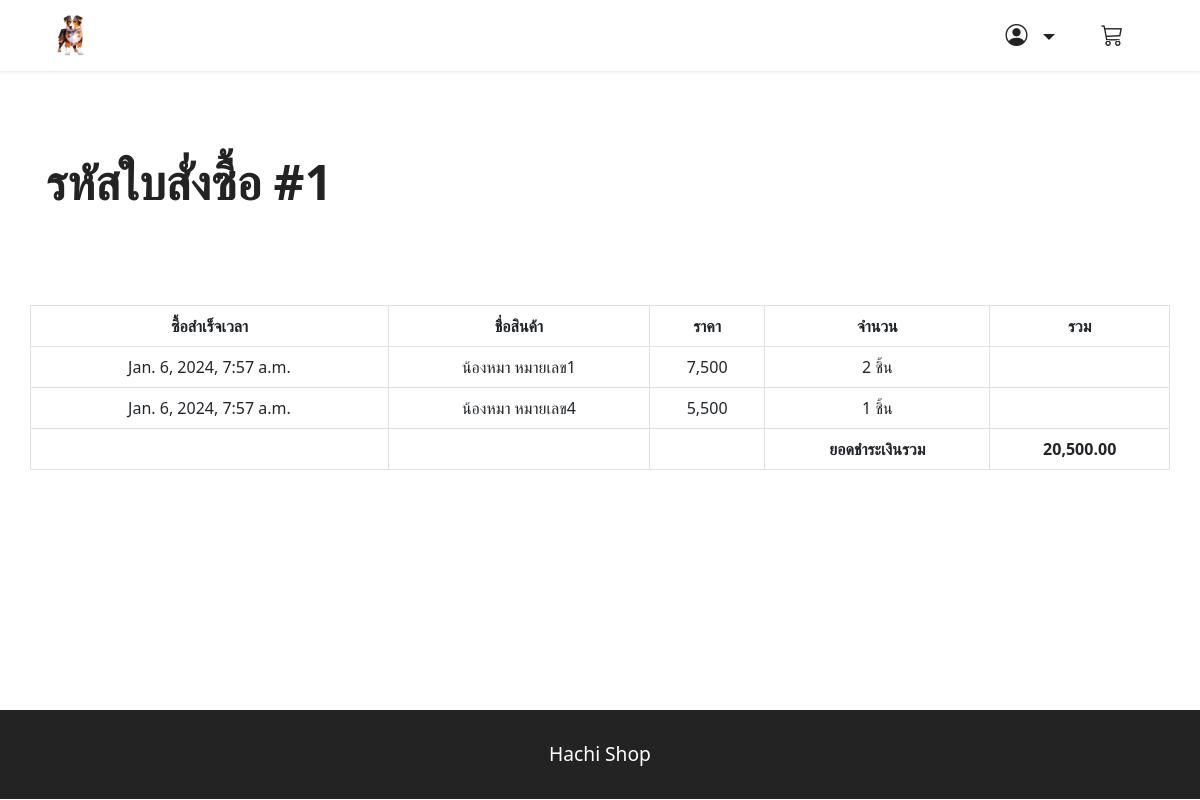
Page /orderdetails/1 (signed in) on the committed database.
### orderapp/models.py (models this page shows)
class Order(models.Model):
    fullname=models.CharField(max_length=255,blank=True)
    phone = models.CharField(max_length=50,blank=True)
    address = models.CharField(max_length=255,blank=True)
    total = models.DecimalField(max_digits=10,decimal_places=2)
    created = models.DateTimeField(auto_now_add=True)
    customer = models.ForeignKey(User,on_delete=models.CASCADE,default=None)

class OrderDetail(models.Model):
    product= models.CharField(max_length=255)
    price = models.DecimalField(max_digits=10,decimal_places=2)
    quantity = models.IntegerField()
    created = models.DateTimeField(auto_now_add=True)
    order = models.ForeignKey(Order,on_delete=models.CASCADE)

### orderapp/views.py (the view)
# urls.py: path('orderdetails/<order_id>',views.orderDetail)
@login_required(login_url='/login')
def orderDetail(request,order_id):
    order = Order.objects.get(id=order_id)
    if order.customer == request.user:
        order_items = OrderDetail.objects.filter(order=order)
        return render(request,'orderdetails.html',{'order':order,'order_items':order_items})
    else:
        return redirect('/orderhistory')

### orderapp/templates/orderdetails.html (shortened to what this page needs)
<!DOCTYPE html>
<html>
    {% load static %}
    {% load humanize %}
<head>
    <link href="https://cdn.jsdelivr.net/npm/bootstrap@5.0.2/dist/css/bootstrap.min.css" rel="stylesheet">
    <link rel="stylesheet" href="https://cdn.jsdelivr.net/npm/bootstrap-icons@1.10.5/font/bootstrap-icons.css">
    <link rel="stylesheet" href="{%static 'assets/dropdown/css/style.css' %}">
    <link rel="stylesheet" href="{%static 'assets/theme/css/style.css' %}">
    <link rel="stylesheet" href="{%static 'assets/custom/css/custom-style.css' %}" type="text/css">
</head>
<body>
    <section class="menu menu3 cid-tsEQosCCDP" id="menu3-0">
        <nav class="navbar navbar-dropdown navbar-fixed-top navbar-expand-lg">
            <div class="container">
                <div class="navbar-brand">
                    <span class="navbar-logo">
                        <a href="/">
                            <img src="{%static 'assets/images/logo.png' %}" style="height: 3rem;">
                        </a>
                    </span>
                </div>
                <div class="collapse navbar-collapse" id="navbarSupportedContent">
                    <ul class="navbar-nav nav-dropdown nav-right" data-app-modern-menu="true">
                        <li class="nav-item dropdown">
                            <a class="nav-link link text-black dropdown-toggle show display-4" data-toggle="dropdown-submenu" data-bs-toggle="dropdown" data-bs-auto-close="outside" aria-expanded="false">
                                <span class="bi bi-person-circle iconfont"></span>
                            </a>
                                {% if request.user.is_authenticated %}
                        </li>
                        <li class="nav-item">
                            <a class="nav-link link text-black show display-4" href="/cart">
                                <span class="bi bi-cart3 iconfont iconfont-btn"></span>
                            </a>
                        </li>
                                {% endif %}
                    </ul>
                </div>
            </div>
        </nav>
    </section>
    <section class="content2 cid-tsEQSCqggh" id="content2-2">
        <div class="container my-5">
            <div class="mbr-section-head">
                <h4 class="mbr-section-title mbr-fonts-style align-start mb-0 display-2">
                    <strong>รหัสใบสั่งซื้อ #{{order.id}}</strong>
                </h4>
            </div>
            <div class="row my-5">
                <table class="table text-center table-bordered my-5">
                    <thead>
                      <tr>
                        <th scope="col">ซื้อสำเร็จเวลา</th>
                        <th scope="col">ชื่อสินค้า</th>
                        <th scope="col">ราคา</th>
                        <th scope="col">จำนวน</th>
                        <th scope="col">รวม</th>
                      </tr>
                    </thead>
                    <tbody>
                        {% for item in order_items %}
                        <tr>
                            <td>{{item.created}}</td>
                            <td>{{item.product}}</td>
                            <td>{{item.price |floatformat:0 | intcomma }}</td>
                            <td>{{item.quantity}} ชิ้น</td>
                            <td>{{item.sub_total }}</td>
                        </tr>
                        {% endfor %}
                        <tr>
                            <td></td>
                            <td></td>
                            <td></td>
                            <td><strong>ยอดชำระเงินรวม</strong></td>
                            <td><strong>{{order.total |intcomma }}</strong></td>
                        </tr>
                    </tbody>
                  </table>
            </div>
        </div>
        <br><br><br><br><br><br>
</section>
    <section class="footer7 cid-tsQdrs3Vrj" id="footer7-13">
        <div class="container">
            <div class="media-container-row align-center mbr-white">
                <div class="col-12">
                    <p class="mbr-text mb-0 mbr-fonts-style display-7">Hachi Shop</p>
                </div>
            </div>
        </div>
    </section>
</body>
</html>

### productapp/static/assets/dropdown/css/style.css (style rules this page uses)
.navbar-dropdown { left: 0; padding: 0; position: absolute; right: 0; top: 0; transition: all 0.45s ease; z-index: 1030; background: #282828; }
.navbar-dropdown .navbar-logo { margin-right: 0.8rem; transition: margin 0.3s ease-in-out; vertical-align: middle; }
.navbar-dropdown .navbar-logo img { height: 3.125rem; transition: all 0.3s ease-in-out; }
.navbar-dropdown.navbar-fixed-top { position: fixed; }
.navbar-dropdown .navbar-brand span { vertical-align: -4px; }
.nav-dropdown { font-size: 0.75rem; font-weight: 500; height: auto !important; }
.nav-dropdown .link { margin: 0.667em 1.667em; font-weight: 500; padding: 0; transition: color 0.2s ease-in-out; }
.nav-dropdown .link.dropdown-toggle { margin-right: 2.583em; }
.nav-dropdown .link.dropdown-toggle::after { margin-left: 0.25rem; border-top: 0.35em solid; border-right: 0.35em solid transparent; border-left: 0.35em solid transparent; border-bottom: 0; }
.nav-dropdown .link::after, .nav-dropdown .dropdown-item::after { color: inherit; }

### productapp/static/assets/theme/css/style.css (style rules this page uses)
section { background-color: #ffffff; }
body { font-style: normal; line-height: 1.5; font-weight: 400; color: #232323; position: relative; }
section, .container, .container-fluid { position: relative; word-wrap: break-word; }
a { font-style: normal; font-weight: 400; cursor: pointer; }
a, a:hover { text-decoration: none; }
.mbr-section-title { font-style: normal; line-height: 1.3; }
.mbr-text { font-style: normal; line-height: 1.7; }
h1, h2, h3, h4, h5, h6, .display-1, .display-2, .display-4, .display-5, .display-7, span, p, a { line-height: 1; word-break: break-word; word-wrap: break-word; font-weight: 400; }
b, strong { font-weight: bold; }
section { background-position: 50% 50%; background-repeat: no-repeat; background-size: cover; }
.mbr-white { color: #ffffff; }
.align-center { text-align: center; }
.media-container-row { display: flex; flex-direction: row; flex-wrap: wrap; justify-content: center; align-content: center; align-items: start; }
@media (min-width: 992px) { .media-container-row { flex-wrap: nowrap; } }
img, iframe { display: block; width: 100%; }
.menu .navbar-brand { display: -webkit-flex; }
.menu .navbar-brand span { display: flex; display: -webkit-flex; }
.menu .navbar-brand .navbar-logo img { display: -webkit-flex; width: auto; }
@media (min-width: 992px) { .menu .navbar-nav.nav-dropdown { display: -webkit-flex; } }
.nav-link .iconfont { margin-right: 0.5rem; }
.navbar { display: -webkit-flex; -webkit-flex-wrap: wrap; -webkit-align-items: center; -webkit-justify-content: space-between; }
.navbar-collapse { -webkit-flex-basis: 100%; -webkit-flex-grow: 1; -webkit-align-items: center; }
.nav-dropdown .link { padding: 0.667em 1.667em !important; margin: 0 !important; }
.row { display: -webkit-flex; -webkit-flex-wrap: wrap; }
html, body { height: auto; min-height: 100vh; }
ul, ol, pre, blockquote { margin-bottom: 2.3125rem; }
@media (min-width: 992px) { .container { padding-left: 16px; padding-right: 16px; } }
@media (min-width: 992px) { .row { margin-left: -16px; margin-right: -16px; } }

### rows in the picture
Order: id "1", total "20,500.00"
OrderDetail: created "Jan. 6, 2024, 7:57 a.m.", product "น้องหมา หมายเลข1", price "7,500", quantity "2"
OrderDetail: created "Jan. 6, 2024, 7:57 a.m.", product "น้องหมา หมายเลข4", price "5,500", quantity "1"
